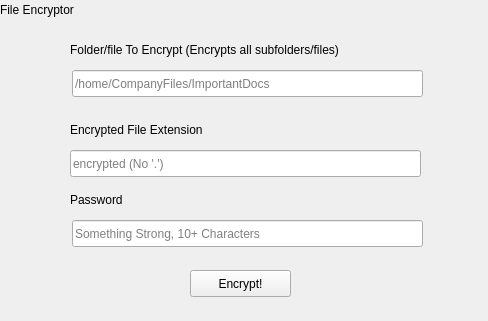
<?xml version="1.0" encoding="UTF-8"?>
<ui version="4.0">
 <class>Form</class>
 <widget class="QWidget" name="Form">
  <property name="geometry">
   <rect>
    <x>0</x>
    <y>0</y>
    <width>488</width>
    <height>321</height>
   </rect>
  </property>
  <property name="windowTitle">
   <string>Form</string>
  </property>
  <widget class="QLineEdit" name="encryptor_Folder">
   <property name="geometry">
    <rect>
     <x>72</x>
     <y>70</y>
     <width>351</width>
     <height>27</height>
    </rect>
   </property>
   <property name="placeholderText">
    <string>/home/CompanyFiles/ImportantDocs</string>
   </property>
  </widget>
  <widget class="QLabel" name="label">
   <property name="geometry">
    <rect>
     <x>70</x>
     <y>40</y>
     <width>351</width>
     <height>19</height>
    </rect>
   </property>
   <property name="text">
    <string>Folder/file To Encrypt (Encrypts all subfolders/files)</string>
   </property>
  </widget>
  <widget class="QLineEdit" name="encryptor_Password">
   <property name="geometry">
    <rect>
     <x>72</x>
     <y>220</y>
     <width>351</width>
     <height>27</height>
    </rect>
   </property>
   <property name="text">
    <string/>
   </property>
   <property name="placeholderText">
    <string>Something Strong, 10+ Characters</string>
   </property>
  </widget>
  <widget class="QLabel" name="label_2">
   <property name="geometry">
    <rect>
     <x>70</x>
     <y>190</y>
     <width>351</width>
     <height>19</height>
    </rect>
   </property>
   <property name="text">
    <string>Password</string>
   </property>
  </widget>
  <widget class="QPushButton" name="encryptor_EncryptButton">
   <property name="geometry">
    <rect>
     <x>190</x>
     <y>270</y>
     <width>101</width>
     <height>27</height>
    </rect>
   </property>
   <property name="text">
    <string>Encrypt!</string>
   </property>
  </widget>
  <widget class="QLabel" name="label_3">
   <property name="geometry">
    <rect>
     <x>0</x>
     <y>0</y>
     <width>231</width>
     <height>19</height>
    </rect>
   </property>
   <property name="text">
    <string>File Encryptor</string>
   </property>
  </widget>
  <widget class="QLineEdit" name="encryptor_Extension">
   <property name="geometry">
    <rect>
     <x>70</x>
     <y>150</y>
     <width>351</width>
     <height>27</height>
    </rect>
   </property>
   <property name="placeholderText">
    <string>encrypted (No '.')</string>
   </property>
  </widget>
  <widget class="QLabel" name="label_4">
   <property name="geometry">
    <rect>
     <x>70</x>
     <y>120</y>
     <width>351</width>
     <height>19</height>
    </rect>
   </property>
   <property name="text">
    <string>Encrypted File Extension</string>
   </property>
  </widget>
 </widget>
 <resources/>
 <connections/>
</ui>
